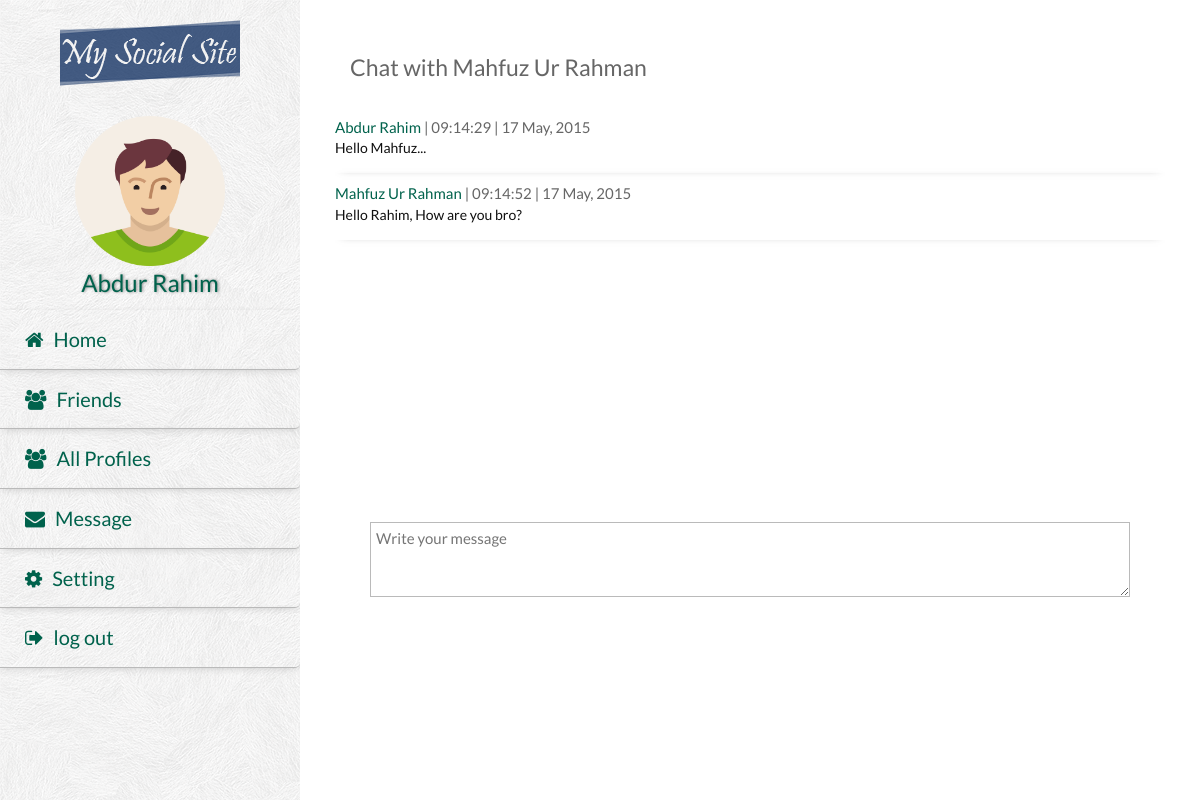
/SendMessege.php?MessageToId=27 (signed in), run on the app's committed database.
### tables this page shows
CREATE TABLE IF NOT EXISTS `profile` (
`Profile_Id` int(3) NOT NULL,
  `First_Name` varchar(15) DEFAULT NULL,
  `Last_Name` varchar(15) DEFAULT NULL,
  `DOB` date DEFAULT NULL,
  `Religion` varchar(20) DEFAULT NULL,
  `Country` varchar(20) DEFAULT NULL,
  `Sex` varchar(10) DEFAULT NULL,
  `Location_Id` int(3) DEFAULT NULL,
  `Email` varchar(40) NOT NULL,
  `About` varchar(250) DEFAULT NULL,
  `School` varchar(50) DEFAULT NULL,
  `College` varchar(50) DEFAULT NULL,
  `Profile_photo` varchar(100) NOT NULL
);

### include/allQueries.php (called while the page is built, shortened)
<?php
function dbConnect() {
    static $connection;
    if (!isset($connection)) {
        $connection = mysqli_connect(DB_SERVER, DB_USERNAME, DB_PASSWORD, DB_DATABASE) or die("Can't connect");
    }
    return $connection;
}
function getUserName($id){
    $connection = dbConnect();
    $query = "SELECT First_Name, Last_Name FROM profile where Profile_Id = $id";
    $result = mysqli_query($connection, $query);
    $row = mysqli_fetch_assoc($result);
    $first_name = $row['First_Name'];
    $last_name = $row['Last_Name'];
    $full_name = $first_name.' '.$last_name;
    return $full_name;
}
function getProfilePhoto($id){
    $connection = dbConnect();
    $query = "SELECT Profile_photo from profile where Profile_Id = $id";
    $result = mysqli_query($connection, $query);
    $row = mysqli_fetch_assoc($result);
    $photo = $row['Profile_photo']."";
    return $photo;
}
function streamMessegespecific($to){
    $id = $_SESSION['ID'];
    $connection = dbConnect();
    $query = "select * from messege where FromId = $id and ToId = $to "
            . "union "
            . "select * from messege where ToId = $id and FromId = $to "
            . "order by MessegeId ASC";
    $result = mysqli_query($connection, $query);
    if($result){
        return $result;
    }
}

### SendMessege.php (the view, shortened to what this page needs)
<?php
include_once 'include/allQueries.php';
?>
<!DOCTYPE html>
<html lang="en">
    <head>
        <link rel="stylesheet" type="text/css" href="css/bootstrap.min.css">
        <link rel="stylesheet" type="text/css" href="css/bootstrap-theme.min.css">
        <link rel="stylesheet" type="text/css" href="css/style-index.css">
        <link rel="stylesheet" type="text/css" href="css/font-awesome.min.css">
    </head>
    <body>
        <header>
            <?php include 'include/menu.php'; ?>
        </header>
        <section>
            <div class="mainbox">
                <div class="row">
                    <div class="col-lg-12">
                        <h3> Chat with <?php echo getUserName($_GET['MessageToId']); ?> </h3><br>
                       <div class="row msgbox">
                           <?php
                            $destination = $_GET['MessageToId'];
                            $msg = streamMessegespecific($destination);
                            while ($singleMessege = mysqli_fetch_assoc($msg)){
                           ?>
                           <div class="seepmessege">
                                <div class="photo">
                                    <a href="Profile.php?id=<?php echo $singleMessege['FromId'];?>"><?php echo getUserName($singleMessege['FromId']) ?></a>
                                    <?php echo " | ";
                                           echo date("h:i:s | d M, Y", strtotime($singleMessege['DateTime']));
                                    ?>
                                </div>
                                <br>
                                <div class="body">
                                    <p><?php echo $singleMessege['MessegeBody']; ?></p>
                                </div>
                            </div>
                            <?php } ?>
                        </div>
                        <div>
                            <div class="post">
                                <form method="POST" target="_self" action="SendMessege.php?MessageToId=<?php echo $_GET['MessageToId'];?>">
                                    <div class="form-group has-feedback">
                                        <textarea style="height: 75px" name="messege" class="input postarea" placeholder="Write your message" type="text"></textarea>
                                    </div>
                                </form>
                            </div>
                        </div>
                    </div>
                </div>
            </div>
        </section>
    </body>
</html>

### include/menu.php (shortened to what this page needs)
<div class="leftmenu">
    <div class="logo">
        <img src="img/logo.png">
    </div>
    <div class="mainpp">
        <img style="" class="" src="<?php echo getProfilePhoto($_SESSION['ID']); ?>">
        <br>
        <a class="mainppname" href="Profile.php"><?php echo getUserName($_SESSION['ID']); ?></a>
    </div>
    <div class="menu">
        <ul>
            <li class=""><a href="index.php"><div class="menuicon"><i class="fa fa-home"></i></div>Home</a></li>
            <li class=""><a href="Friends.php"><div class="menuicon"><i class="fa fa-group"></i></div>Friends</a> </li>
            <li class=""><a href="AllUsers.php"><div class="menuicon"><i class="fa fa-group"></i></div>All Profiles</a></li>
            <li class=""><a href="Message.php"><div class="menuicon"><i class="fa fa-envelope"></i></div>Message</a></li>
            <li class=""><a href="Setting.php"><div class="menuicon"><i class="fa fa-gear"></i></div>Setting</a></li>
            <li class=""><a href="index.php?q=logout"><div class="menuicon"><i class="fa fa-sign-out"></i></div>log out</a></li>
        </ul>
    </div>
</div>

### css/style-index.css (style rules this page uses)
body { color: #666666; font-family: 'Lato', sans-serif; font-size: 15px; line-height: 1.42857; height: 100%; margin: 0; padding: 0; }
a { color: #00624c; text-decoration: none; }
h3 { font-size: 23px; margin-top: 5px; margin-bottom: 5px; }
p { margin: 0 0 5px; font-size: 14px; color: #101010; }
.leftmenu { background: url("../img/patterns/subtle_white_feathers.png") repeat; float: left; height: 100%; position: fixed; width: 25%; overflow: auto; }
.logo { width: 180px; height: auto; padding: 20px 0px; margin: 0 auto; }
.menu ul { margin: 0; padding: 0; }
.menu ul li { border-bottom: 1px solid #bababa; border-radius: 0 0 5px; box-shadow: 0 2px 8px -3px #bababa; list-style: outside none none; padding: 15px 25px; }
.menu ul li a { font-size: 20px; }
.menuicon { float: left; margin-right: 10px; }
.input { background-color: rgba(255, 255, 255, 0.8); border: 1px solid #bababa; color: #212121; height: 35px; padding: 5px; width: 100%; }
.post { padding: 20px; overflow: hidden; }
.mainbox { float: right; width: 75%; height: 100%; padding: 50px 50px 0; }
.photo { float: left; margin-right: 10px; }
.msgbox { height: 390px; overflow: auto; }
.seepmessege { box-shadow: 0 1px 9px -7px; padding: 10px 0; }
.mainpp { padding: 10px 0px; text-align: center; }
.mainppname { font-size: x-large; text-shadow: 1px 0 3px gray; }
.mainpp img { // box-shadow: 2px 3px 7px -4px; height: 150px; width: auto; }

### data on the page
profile: Profile_photo (picture), getUserName($_SESSION['ID']) "Abdur Rahim"
profile: getUserName($_GET['MessageToId']) "Mahfuz Ur Rahman"

### other printed values
getUserName($singleMessege['FromId']) "Abdur Rahim"
date("h:i:s | d M, Y", strtotime($singleMessege['DateTime'])) "09:14:29 | 17 May, 2015"
$singleMessege['MessegeBody'] "Hello Mahfuz..."
getUserName($singleMessege['FromId']) "Mahfuz Ur Rahman"
date("h:i:s | d M, Y", strtotime($singleMessege['DateTime'])) "09:14:52 | 17 May, 2015"
$singleMessege['MessegeBody'] "Hello Rahim, How are you bro?"
